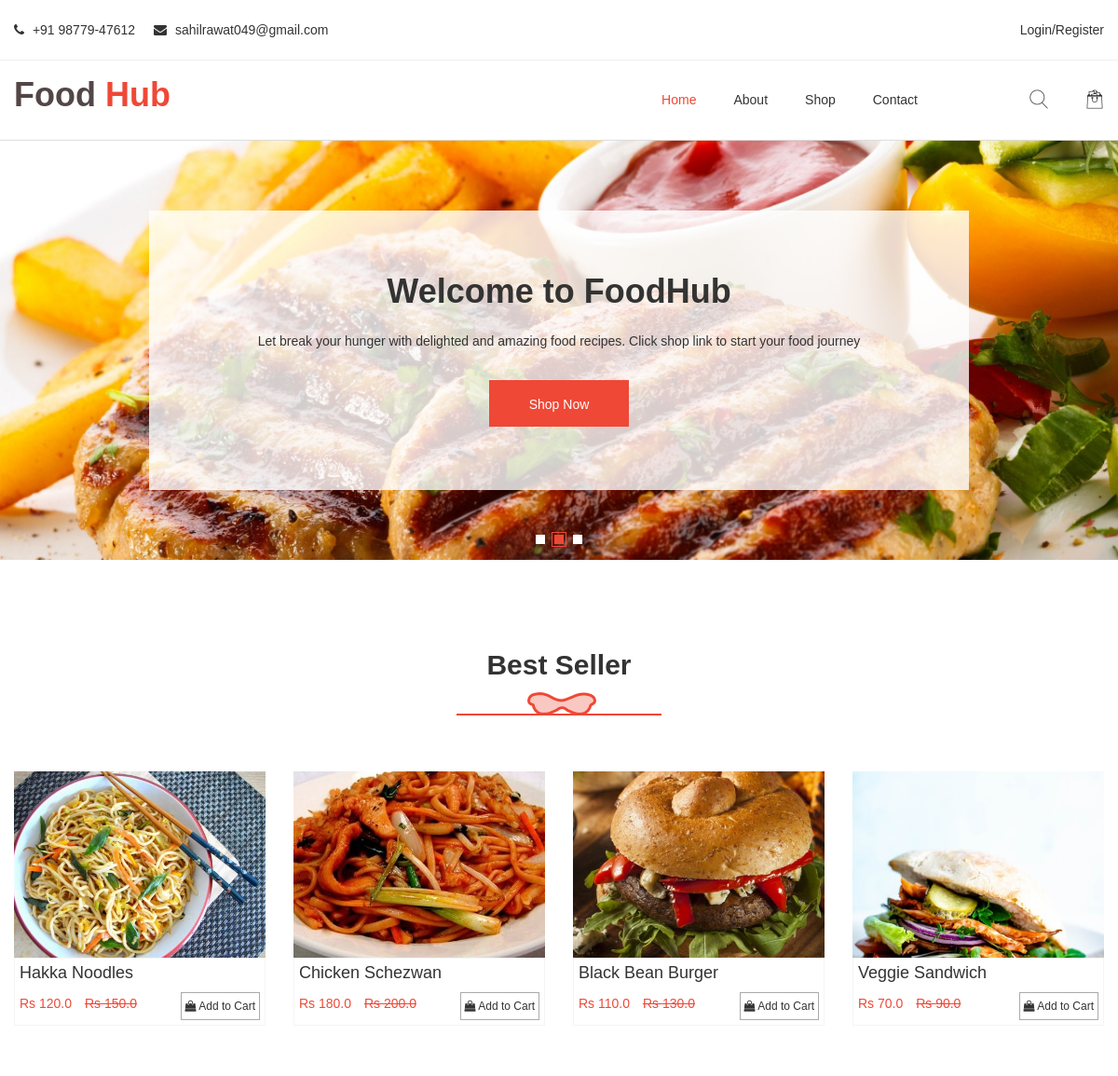
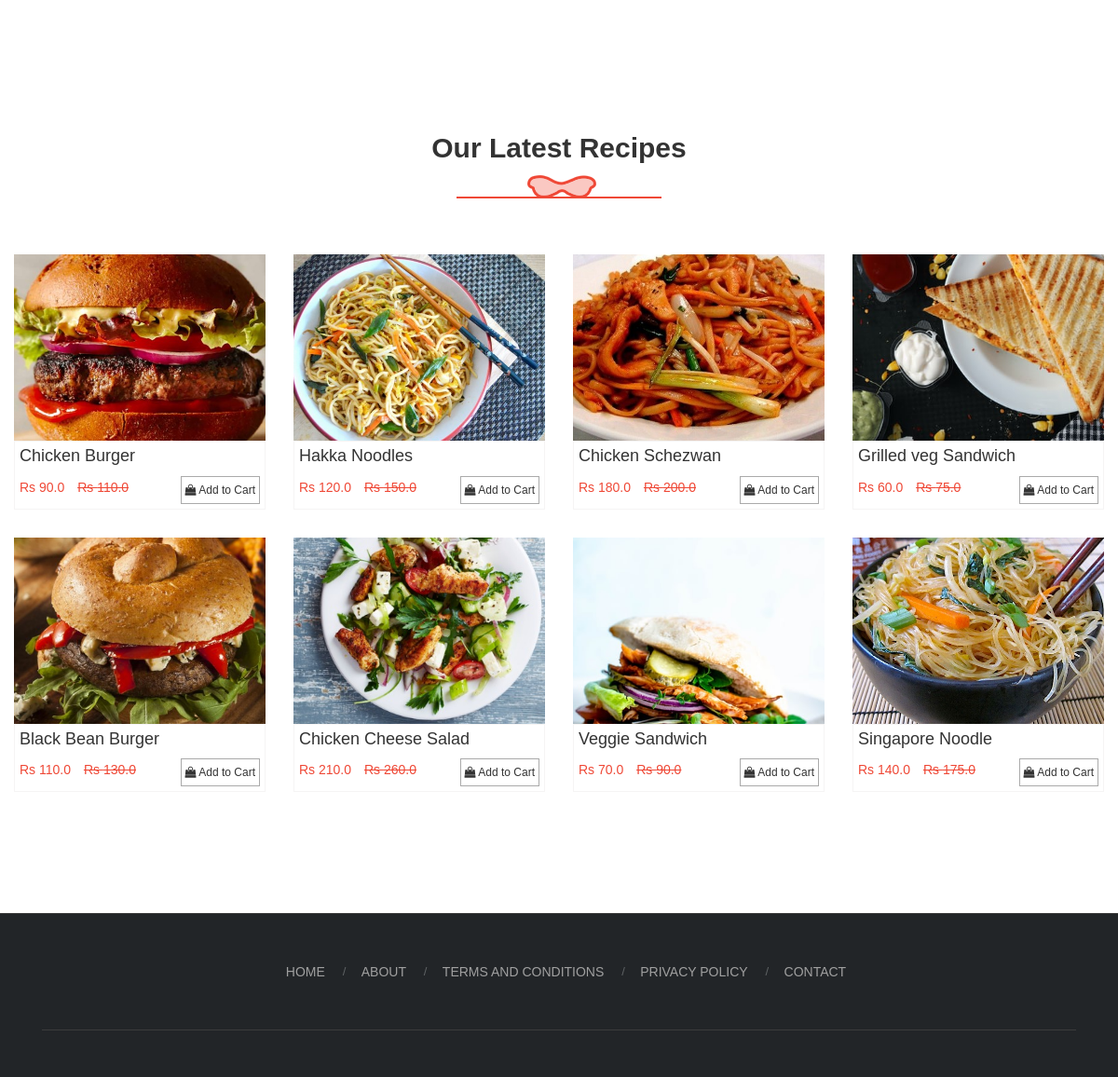
The page / on the database its author committed (2 pictures, top to bottom).
### pages/models.py (models this page shows, shortened)
class product(models.Model):
    name=models.CharField(max_length=100)
    price=models.FloatField()
    mrp=models.FloatField()
    onSale=models.BooleanField(default=False)
    image=models.FileField()
    description=models.TextField()
    favourite= models.BooleanField(default=False)
    category_id=models.ForeignKey(Category, on_delete=models.CASCADE)
    @staticmethod
    def getAllProducts(limit = 0):
        if(limit and limit > 0):
            return product.objects.all()[:limit]
        else:
            return product.objects.all()
    @staticmethod
    def getBestSeller():
        return product.objects.filter(favourite = True)

### pages/views.py (the view)
# urls.py: 2. Add a URL to urlpatterns:  path('', views.home, name='home')
def home(request):
    products = product.getAllProducts(limit=8)
    bestSellerProducts = product.getBestSeller()
    ctx = {}
    ctx['products'] = products
    ctx['bestSellerProducts'] = bestSellerProducts
    return render(request,'home.html', ctx)

### template/home.html (shortened to what this page needs)
{% extends 'layouts/base.html' %}
{% load static %}
{% block content %}
<div class="slider-area">
    <div class="swiper-container">
        <div class="swiper-wrapper">
            <div class="swiper-slide overlay">
                <div class="single-slider slide-inner slide-inner1">
                    <div class="container">
                        <div class="row">
                            <div class="col-lg-12 col-lg-9 col-12">
                                <div class="slider-content">
                                    <div class="slider-shape">
                                        <h2 data-swiper-parallax="-500">Welcome to FoodHub</h2>
                                        <p data-swiper-parallax="-400">Let break your hunger with delighted and amazing food recipes. Click shop link to start your food journey</p>
                                        <a href="{% url 'shop' %}" data-swiper-parallax="-300">Shop Now</a>
                                    </div>
                                </div>
                            </div>
                        </div>
                    </div>
                </div>
            </div>
        </div>
        <div class="swiper-pagination"></div>
    </div>
</div>
<div class="product-area product-area-2">
    <div class="fluid-container">
        <div class="row">
            <div class="col-12">
                <div class="section-title">
                    <h2>Best Seller</h2>
                    <img src="{% static 'images/section-title.png' %}" alt="">
                </div>
            </div>
        </div>
        <ul class="row">
            {% for product in bestSellerProducts %}
            <li class="col-xl-3 col-lg-4 col-sm-6 col-12">
                <div class="product-wrap">
                    <div class="product-img">
                        <span>{% if product.onSale %} Sale {% endif %}</span>
                        <img src="{{product.image.url}}" alt="">
                    </div>
                    <div class="product-content">
                        <h3><a href="{% url 'cart' %}">{{ product.name }}</a></h3>
                       <div>
                        <p class="pull-left product-price" >Rs {{ product.price }}
                            <del>Rs {{ product.mrp }}</del>
                        </p>
                    <div class="pull-right add-cart-btn"  >
                        <ul>
                            <li><a data-cart="{{ product.id }}" data-authenticated="{{ request.session.authenticated }}" href="javascript:void(0)">
                                <i class="fa fa-shopping-bag"></i>
                                <span> Add to Cart</span>
                                </a>
                            </li>
                        </ul>
                    </div>
                       </div>
                    </div>
                </div>
            </li>
            {% endfor %}
        </ul>
    </div>
</div>
<div class="product-area">
    <div class="fluid-container">
        <div class="row">
            <div class="col-12">
                <div class="section-title">
                    <h2>Our Latest Recipes</h2>
                    <img src="{% static 'images/section-title.png' %}" alt="">
                </div>
            </div>
        </div>
        <ul class="row">
            {% for product in products %}
            <li class="col-xl-3 col-lg-4 col-sm-6 col-12">
                <div class="product-wrap">
                    <div class="product-img">
                        <span>{% if product.onSale %} Sale {% endif %}</span>
                        <img src="{{product.image.url}}" alt="">
                    </div>
                    <div class="product-content">
                        <h3><a href="{% url 'cart' %}">{{ product.name }}</a></h3>
                       <div>
                        <p class="pull-left product-price" >Rs {{ product.price }}
                            <del>Rs {{ product.mrp }}</del>
                        </p>
                    <div class="pull-right add-cart-btn"  >
                        <ul>
                            <li><a data-cart="{{ product.id }}" data-authenticated="{{ request.session.authenticated }}" href="javascript:void(0)">
                                <i class="fa fa-shopping-bag"></i>
                                <span> Add to Cart</span>
                                </a>
                            </li>
                        </ul>
                    </div>
                       </div>
                    </div>
                </div>
            </li>
            {% endfor %}
        </ul>
    </div>
</div>
{% endblock %}

### static/css/styles.css (style rules this page uses)
* { margin: 0; padding: 0; }
body { font-family: 'Poppins', sans-serif; font-size: 14px; line-height: 24px; color: #333; }
img { max-width: 100%; height: auto }
p { margin: 0px; }
h1, h2, h3, h4, h5, h6 { margin-bottom: 10px; margin-top: 0px; font-family: 'Poppins', sans-serif; }
input, button, img { transition: all .3s; -webkit-transition: all .3s; -moz-transition: all .3s; }
a { -webkit-transition: all 0.3s ease 0s; transition: all 0.3s ease 0s; -webkit-transition: all .3s; -moz-transition: all .3s; text-decoration: none; color: #333; }
ul { list-style: outside none none; margin: 0; padding: 0; }
div { transition: all .3s; -webkit-transition: all .3s; -moz-transition: all .3s; }
.fluid-container { width: 1720px; margin: 0 auto; padding: 0px 15px; max-width: 100%; }
.swiper-container { height: 450px; }
.swiper-slide { overflow: hidden; }
.slide-inner1 { background: url(../images/slider/1.jpg); }
.slide-inner { position: absolute; width: 100%; height: 100%; left: 0; top: 0; background-size: cover; background-position: center; display: -webkit-box; display: -ms-flexbox; display: flex; -webkit-box-orient: vertical; -webkit-box-direction: normal; -ms-flex-direction: column; flex-direction: column; -webkit-box-pack: center; -ms-flex-pack: center; justify-content: center; }
.slider-shape { background:rgba(255,255,255,.8); width: 880px; height: 300px; text-align: center; margin: auto; padding: 65px 10px 0; position: relative; }
.slider-content h2 { font-size: 36px; font-weight: 700; color: #333; margin-bottom: 20px; }
.slider-content p { font-size: 14px; color: #333; }
.slider-content a { display:block; width: 150px; height: 50px; background: #ef4836; border:1px solid #ef4836; color: #fff; line-height: 50px; text-align: center; margin-top: 100px; margin: auto; margin-top: 30px; }
.product-area { padding: 100px 0; }
.section-title { text-align: center; margin-bottom: 60px; }
.section-title h2 { font-size: 30px; line-height: 25px; font-weight: 600; padding-bottom: 6px; }
.product-wrap { margin-bottom: 30px; }
.product-img { position: relative; overflow: hidden; height:200px !important }
.product-img img { object-fit: cover; width: 100%; height: 200px !important; transition: all .6s; -webkit-transition: all .6s; -moz-transition: all .6s; transform: scale(1.2); -webkit-transform: scale(1.2); -moz-transform: scale(1.2); zoom: 1; }
.product-img span { width: 55px; height: 25px; left: 10px; top: 10px; color: #fff; background: #ef4836; line-height: 25px; text-align: center; display: block; position: absolute; transition: all .3s; -webkit-transition: all .3s; -moz-transition: all .3s; }
.product-content { padding-top: 20px; overflow: hidden; padding: 5px; border: 1px solid #dad8d847; }
.product-content .product-price { color:#ef4836; width:150px; }
.product-content h3 { font-weight: 500; font-size: 18px; }
.product-content ul li { color: #ef4836; }
.product-content del { margin-left: 10px; }
.product-area-2 { padding-bottom: 70px; }
.product-area { padding-bottom: 100px 0 70px; }
.add-cart-btn { padding-bottom: 5px; font-size:12px !important; border:1px solid #aaa !important; padding:2px 4px !important }

### rows shown on the page
product: image (picture), name "Hakka Noodles", price "120.0", mrp "150.0"
product: image (picture), name "Chicken Schezwan", price "180.0", mrp "200.0"
product: image (picture), name "Black Bean Burger", price "110.0", mrp "130.0"
product: image (picture), name "Veggie Sandwich", price "70.0", mrp "90.0"
product: image (picture), name "Chicken Burger", price "90.0", mrp "110.0"
product: image (picture), name "Grilled veg Sandwich", price "60.0", mrp "75.0"
product: image (picture), name "Chicken Cheese Salad", price "210.0", mrp "260.0"
product: image (picture), name "Singapore Noodle", price "140.0", mrp "175.0"
